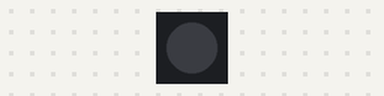
Recording of a sketch running on a simulated Arduino Uno, built with avr-gcc and run on an emulated ATmega328P. Shown: 1 RGB LEDs in strip order, left to right. Dim RGB values are drawn brighter than linear; the strip is taken to match the declared colour order.

Above: at 0.15 s.
At 39.55 s:
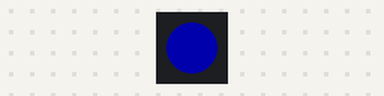
Timing chart, 0 to 40.0 s (numbered marks = the images above):
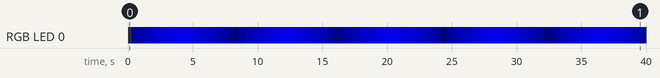

Measured:
- by itself, RGB LED 0: off → RGB(0, 0, 14) at 0.30 s, → RGB(0, 0, 29) 0.30 s later, → RGB(0, 0, 44) 0.30 s later, → RGB(0, 0, 59) 0.30 s later, … (131 changes in this stretch)

The sketch:

On_board_Breathinglight.ino
```cpp
// (licence header left out)
#include "Adafruit_NeoPixel.h"     //Library file
#define PIN 6                       //Define the pins of the RGB light
#define MAX_LED 1                   //Just one RGB light on the car

Adafruit_NeoPixel strip = Adafruit_NeoPixel( MAX_LED, PIN, NEO_RGB + NEO_KHZ800 );
uint8_t i = 0;
uint8_t brightness = 0;
uint8_t fadeAmount = 1;

/**
* Function       setup
* @author        Cindy
* @date          2019.07.29
* @brief         Initial configuration
* @param[in]     void
* @retval        void
* @par History   no
*/
void setup()
{
  // put your setup code here, it will run once:
  strip.begin();
  strip.show();
}

/**
* Function       setup
* @author        Cindy
* @date          2019.07.29
* @brief         main fuction
* @param[in]     void
* @retval        void
* @par History   no
*/
void loop()
{
   strip.setPixelColor(i,0, 0, brightness);  //Blue light
   strip.show();
   brightness = brightness + fadeAmount;
   if (brightness <= 0 || brightness >=200)  // RGB light brightness varies from 1 to 200
   fadeAmount = -fadeAmount ;
   delay(20);
}
```
